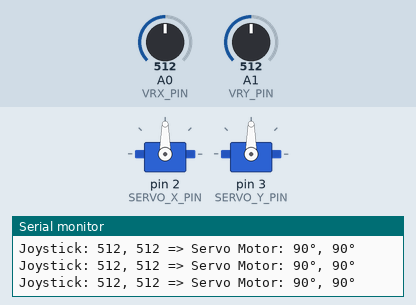
A sketch run on a simulated Arduino Uno, built with avr-gcc and run on an emulated ATmega328P. On the bench: 2 × servo, the last lines printed to the serial monitor. The inputs (shaded band) are chosen by the test bench; at power-on: A0 (VRX_PIN) = 512, A1 (VRY_PIN) = 512.

Above: at 1.2 s.
1.3 s: A0 (VRX_PIN) set to 560
At 2.3 s:
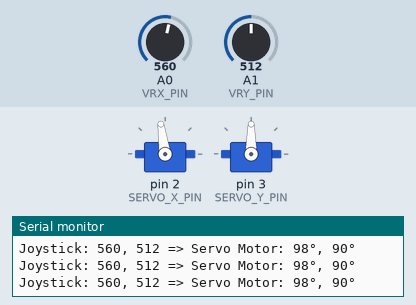
2.8 s: A0 (VRX_PIN) set to 581
At 4.0 s:
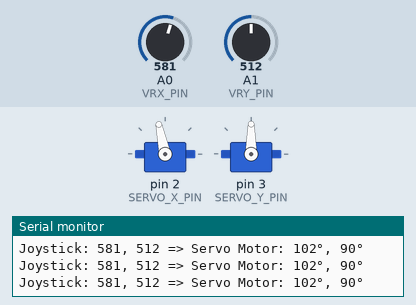
4.3 s: A1 (VRY_PIN) set to 558
At 5.1 s:
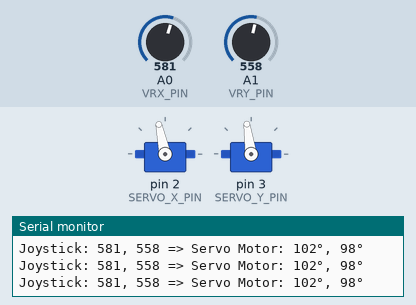
7.3 s: A1 (VRY_PIN) set to 585
At 8.4 s:
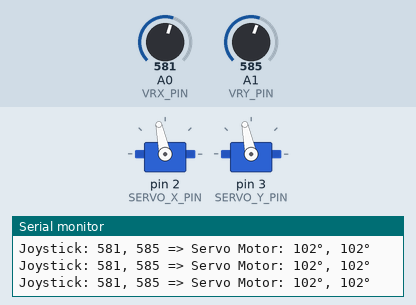
8.8 s: A1 (VRY_PIN) set to 991
At 9.4 s:
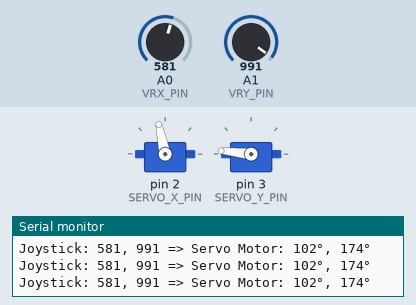
10.3 s: A1 (VRY_PIN) set to 1008
At 10.9 s:
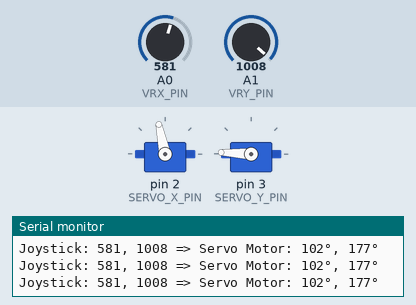
Timing chart, 0 to 13.3 s (numbered marks = the images above; inputs shaded):
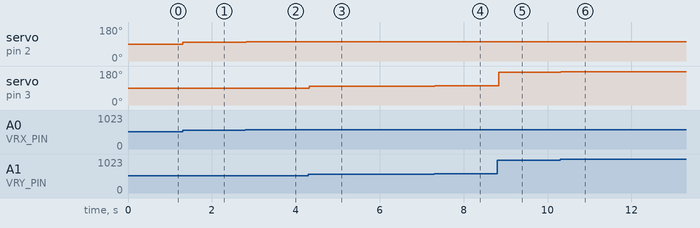

Measured:
- after the input at 1.3 s, servo on pin 2 (SERVO_X_PIN): 90° → 98° at once
- after the input at 2.8 s, servo on pin 2 (SERVO_X_PIN): 98° → 102° at once
- after the input at 4.3 s, servo on pin 3 (SERVO_Y_PIN): 90° → 98° at once
- after the input at 7.3 s, servo on pin 3 (SERVO_Y_PIN): 98° → 102° at once
- after the input at 8.8 s, servo on pin 3 (SERVO_Y_PIN): 102° → 174° at once
- after the input at 10.3 s, servo on pin 3 (SERVO_Y_PIN): 174° → 177° at once

The sketch:

aprendendo-servoMotor2.ino
```cpp
#include <Servo.h>
#define VRX_PIN A0 // Arduino pin connected to VRX pin
#define VRY_PIN A1 // Arduino pin connected to VRY pin
#define SERVO_X_PIN 2 // Arduino pin connected to Servo motor 1
#define SERVO_Y_PIN 3 // Arduino pin connected to Servo motor 2

Servo xServo; // create servo object to control a servo 1
Servo yServo; // create servo object to control a servo 2

void setup() {
Serial.begin(9600) ;
xServo.attach(SERVO_X_PIN);
yServo.attach(SERVO_Y_PIN);}

void loop() {
  // read analog X and Y analog values
  int xValue = analogRead(VRX_PIN);
  int yValue = analogRead(VRY_PIN);
  int xAngle = map(xValue, 0, 1023, 0, 180); // scale it to the servo's angle (0 to 180)
  int yAngle = map(yValue, 0, 1023, 0, 180); // scale it to the servo's angle (0 to 180)
  xServo.write(xAngle); // rotate servo motor 1
  yServo.write(yAngle); // rotate servo motor 2
  // print data to Serial Monitor on Arduino IDE
  Serial.print("Joystick: ");
  Serial.print(xValue);
  Serial.print(", ");
  Serial.print(yValue);
  Serial.print(" => Servo Motor: ");
  Serial.print(xAngle); Serial.print("°, ");
  Serial.print(yAngle);
  Serial.println("°");
}
```
